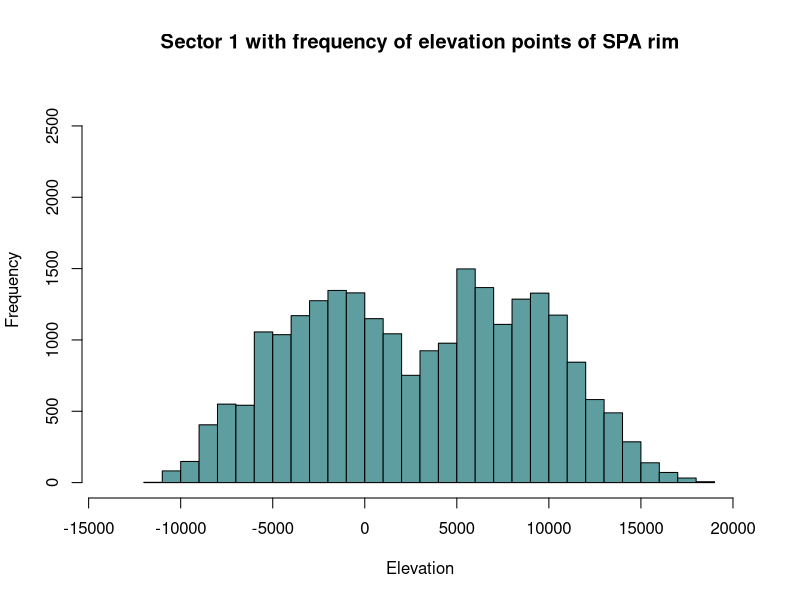
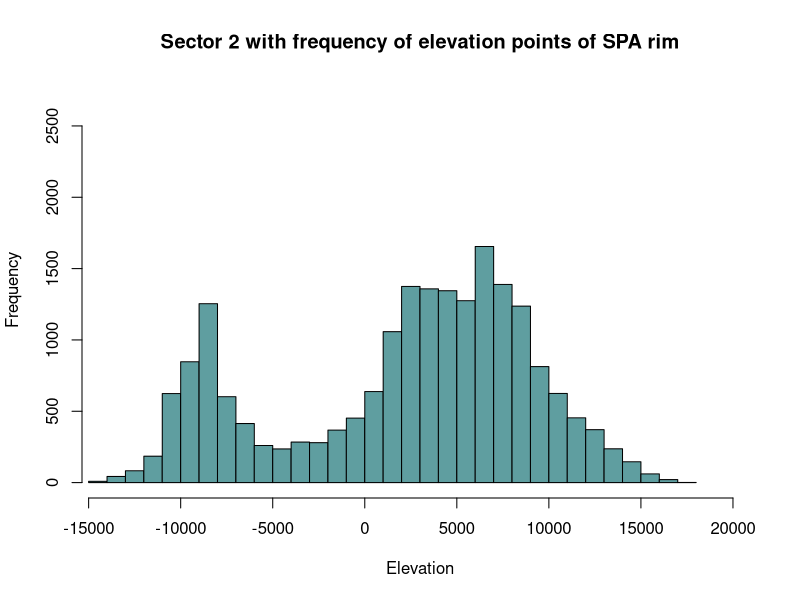
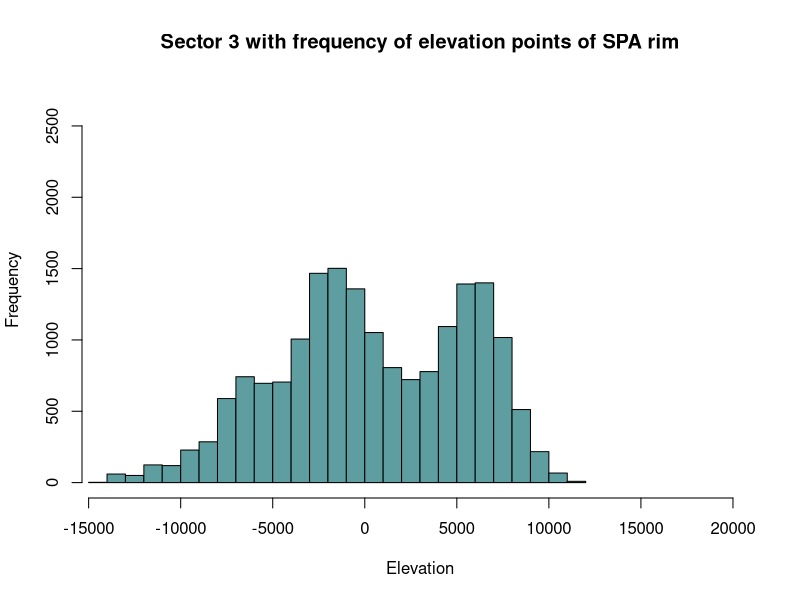
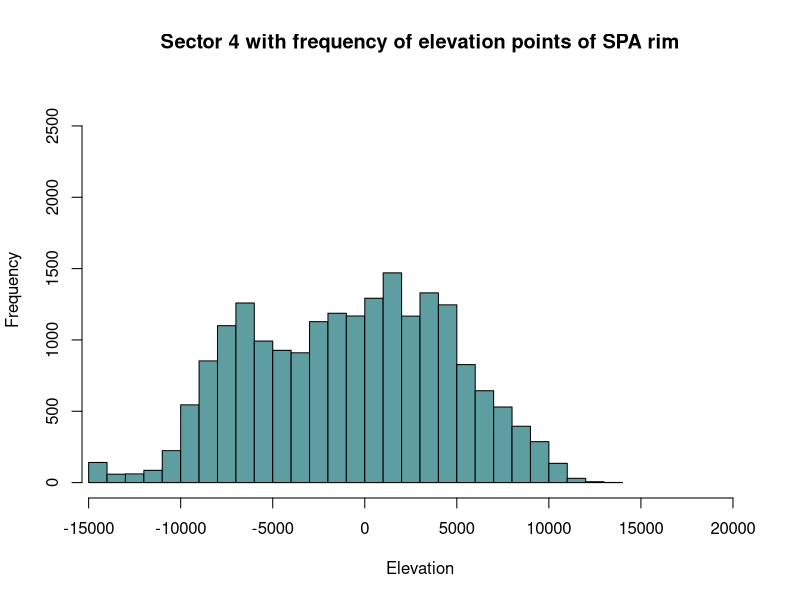
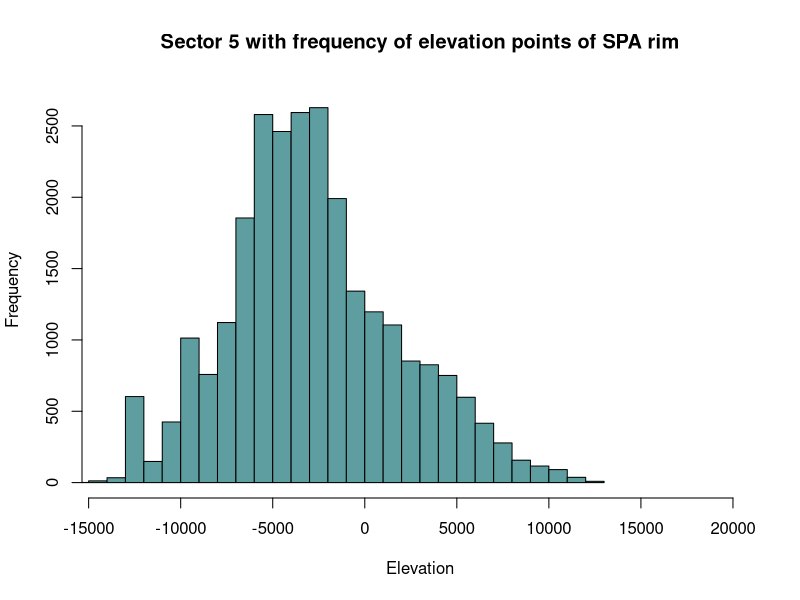
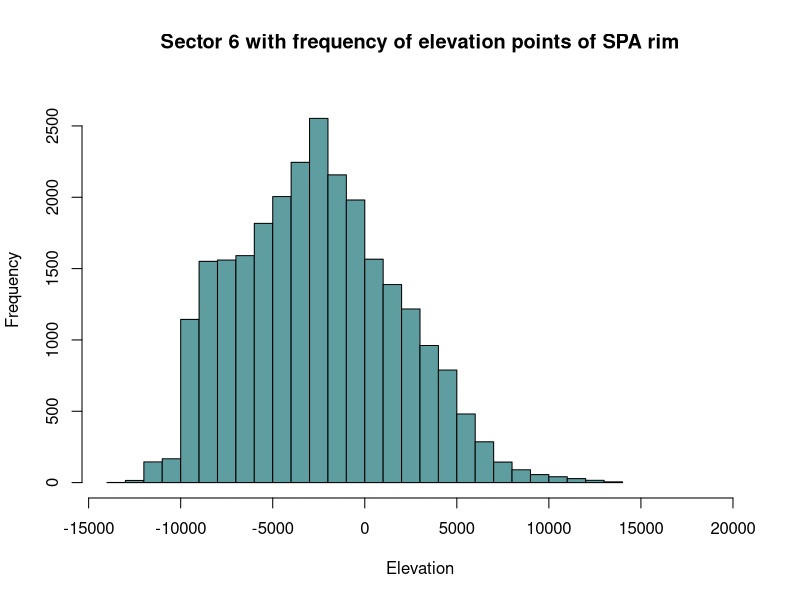
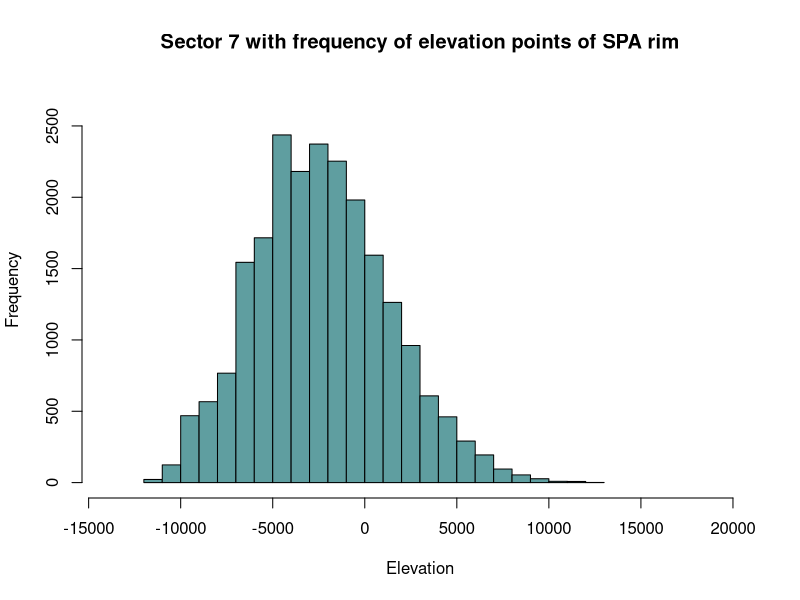
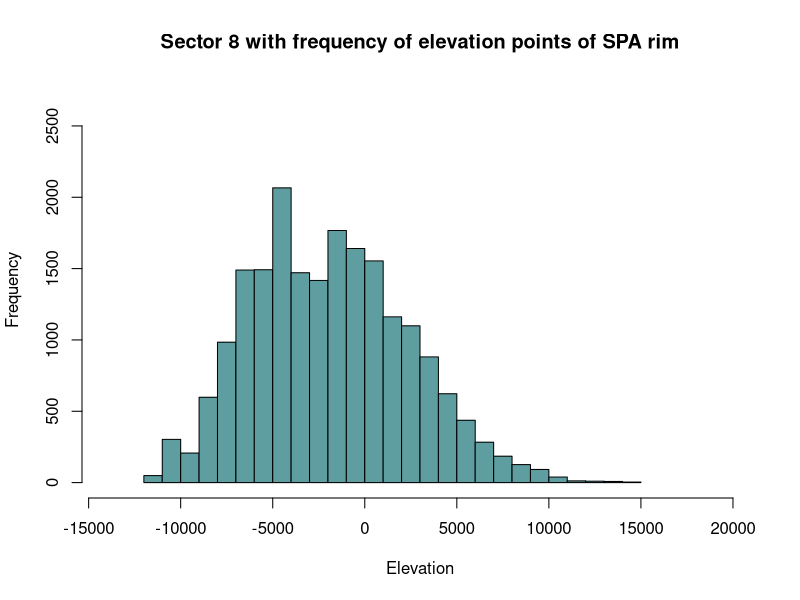

Source code (R) for these figures, in order: (Note: this script raises an error after producing the figures.)
# Load the package
#library(tidyverse)
library(magrittr)

# Read the data with (readxl)
library(readxl)
readxl::excel_sheets("all_points_final.xlsx")


#Set environment
sector_1 <- read_excel(path = "all_points_final.xlsx", sheet = "P1")
sector_2 <- read_excel(path = "all_points_final.xlsx", sheet = "P2")
sector_3 <- read_excel(path = "all_points_final.xlsx", sheet = "P3")
sector_4 <- read_excel(path = "all_points_final.xlsx", sheet = "P4")
sector_5 <- read_excel(path = "all_points_final.xlsx", sheet = "P5")
sector_6 <- read_excel(path = "all_points_final.xlsx", sheet = "P6")
sector_7 <- read_excel(path = "all_points_final.xlsx", sheet = "P7")
sector_8 <- read_excel(path = "all_points_final.xlsx", sheet = "P8")
sector_9 <- read_excel(path = "all_points_final.xlsx", sheet = "P9")
#sector_1_3 <- read_excel(path = "all_points_1-3.xlsx", sheet = "all")

#Small sector
hist(sector_1$RASTERVALU,
     main="Sector 1 with frequency of elevation points of SPA rim",
     xlab="Elevation",
     ylab="Frequency",
     xlim=c(-14000,20000),
     ylim=c(0, 2700),
     breaks=24,
     col="cadetblue"
)

hist(sector_2$RASTERVALU,
     main="Sector 2 with frequency of elevation points of SPA rim",
     xlab="Elevation",
     ylab="Frequency",
     xlim=c(-14000,20000),
     ylim=c(0, 2700),
     breaks=24,
     col="cadetblue"
)

hist(sector_3$RASTERVALU,
     main="Sector 3 with frequency of elevation points of SPA rim",
     xlab="Elevation",
     ylab="Frequency",
     xlim=c(-14000,20000),
     ylim=c(0, 2700),
     breaks=24,
     col="cadetblue"
)

hist(sector_4$RASTERVALU,
     main="Sector 4 with frequency of elevation points of SPA rim",
     xlab="Elevation",
     ylab="Frequency",
     xlim=c(-14000,20000),
     ylim=c(0, 2700),
     breaks=24,
     col="cadetblue"
)

hist(sector_5$RASTERVALU,
     main="Sector 5 with frequency of elevation points of SPA rim",
     xlab="Elevation",
     ylab="Frequency",
     xlim=c(-14000,20000),
     ylim=c(0, 2700),
     breaks=24,
     col="cadetblue"
)

hist(sector_6$RASTERVALU,
     main="Sector 6 with frequency of elevation points of SPA rim",
     xlab="Elevation",
     ylab="Frequency",
     xlim=c(-14000,20000),
     ylim=c(0, 2700),
     breaks=24,
     col="cadetblue"
)
hist(sector_7$RASTERVALU,
     main="Sector 7 with frequency of elevation points of SPA rim",
     xlab="Elevation",
     ylab="Frequency",
     xlim=c(-14000,20000),
     ylim=c(0, 2700),
     breaks=24,
     col="cadetblue"
)
hist(sector_8$RASTERVALU,
     main="Sector 8 with frequency of elevation points of SPA rim",
     xlab="Elevation",
     ylab="Frequency",
     xlim=c(-14000,20000),
     ylim=c(0, 2700),
     breaks=24,
     col="cadetblue"
)
hist(sector_9$RASTERVALU,
     main="Sector 9 with frequency of elevation points of SPA rim",
     xlab="Elevation",
     ylab="Frequency",
     xlim=c(-14000,20000),
     ylim=c(0, 2700),
     breaks=24,
     col="cadetblue"
)


#Add lines
lines(density(north_2$RASTERVALU), col = 6, lwd = 2)

hist(south$RASTERVALU, freq=FALSE)

#Delete extra columns
east <- east[, !names(east) %in% c("OID_", "CID", "...4", "...5", "...6", "...7", "...8", "...9", "...10", "...11", "...12", "...13", "...14")]
north <- north[, !names(north) %in% c("OID *", "Shape *", "-14000", "OID_", "CID", "...4", "...5", "...6", "...7", "...8", "...9", "...10", "...11", "...12", "...13", "...14")]
west <- west[, !names(west) %in% c("OID *", "Shape *", "-14000", "OID_", "CID", "...4", "...5", "...6", "...7", "...8", "...9", "...10", "...11", "...12", "...13", "...14")]
south <- south[, !names(south) %in% c("OID *", "Shape *", "-14000", "OID_", "CID", "...4", "...5", "...6", "...7", "...8", "...9", "...10", "...11", "...12", "...13", "...14")]
